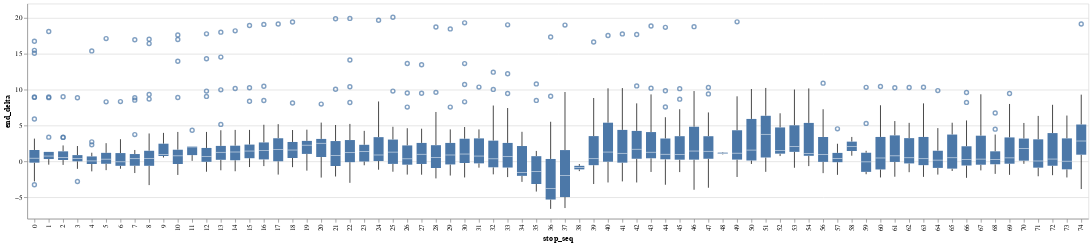

Notebook code for this chart:
### Markdown cell above
### Distribution Plots

Another way we can communicate the randomness in the system while keeping some granularity and spatiotemporal insight is to provide the viewer a sense of the distribution of our deltas accross stops throughout the day, or on a broader scale accross days throughout the study period.

Let's start with a simple look at how deltas are distributed accross stops throughout our single-day `study_delta` dataframe. We can start by using the `mark_bloxplot()` function built into Altair:

### Code cell
alt.Chart(study_deltas).mark_boxplot().encode(
    alt.X('stop_seq:O'),
    alt.Y('end_delta:Q')
)

### Figure 1 — Vega-Lite specification as saved in the notebook (floating-point values rounded to 4 significant figures; data arrays with more than 128 entries replaced by an {"elided": "..."} marker saying what was removed)
{"config": {"view": {"continuousWidth": 400, "continuousHeight": 300}}, "data": {"name": "data-982e54bb559cc9e050e3515776676c6f"}, "mark": "boxplot", "encoding": {"x": {"field": "stop_seq", "type": "ordinal"}, "y": {"field": "end_delta", "type": "quantitative"}}, "$schema": "https://vega.github.io/schema/vega-lite/v4.17.0.json", "datasets": {"data-982e54bb559cc9e050e3515776676c6f": {"elided": "2058 records"}}}
